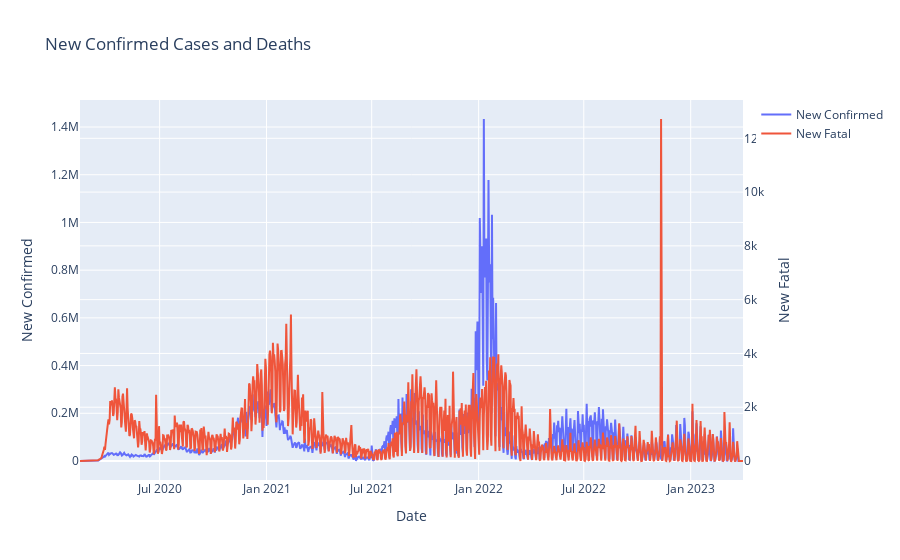

The notebook cell this image was saved under:
### Code cell
import plotly.graph_objects as go

# Create a Figure
fig = go.Figure()

# Add trace for 'new_confirmed'
fig.add_trace(go.Scatter(x=master_df.index, y=master_df['new_confirmed'], name='New Confirmed', mode='lines'))

# Add trace for 'new_fatal' with y-axis set as y2
fig.add_trace(go.Scatter(x=master_df.index, y=master_df['new_fatal'], name='New Fatal', mode='lines', yaxis='y2'))

# Update layout for dual y-axes
fig.update_layout(
    title='New Confirmed Cases and Deaths',
    xaxis_title='Date',
    yaxis=dict(title='New Confirmed'),
    yaxis2=dict(title='New Fatal', overlaying='y', side='right') 
)

fig.show()

### Figure 1 — Plotly figure (JSON) as saved in the notebook; plotly's stock layout.template omitted (floating-point values rounded to 4 significant figures; data arrays with more than 128 entries replaced by an {"elided": "..."} marker saying what was removed)
{"data": [{"mode": "lines", "name": "New Confirmed", "type": "scatter", "x": {"elided": "1142 str values"}, "y": {"elided": "1142 int values"}}, {"mode": "lines", "name": "New Fatal", "type": "scatter", "x": {"elided": "1142 str values"}, "y": {"elided": "1142 int values"}, "yaxis": "y2"}], "layout": {"title": {"text": "New Confirmed Cases and Deaths"}, "xaxis": {"title": {"text": "Date"}}, "yaxis": {"title": {"text": "New Confirmed"}}, "yaxis2": {"overlaying": "y", "side": "right", "title": {"text": "New Fatal"}}}}
